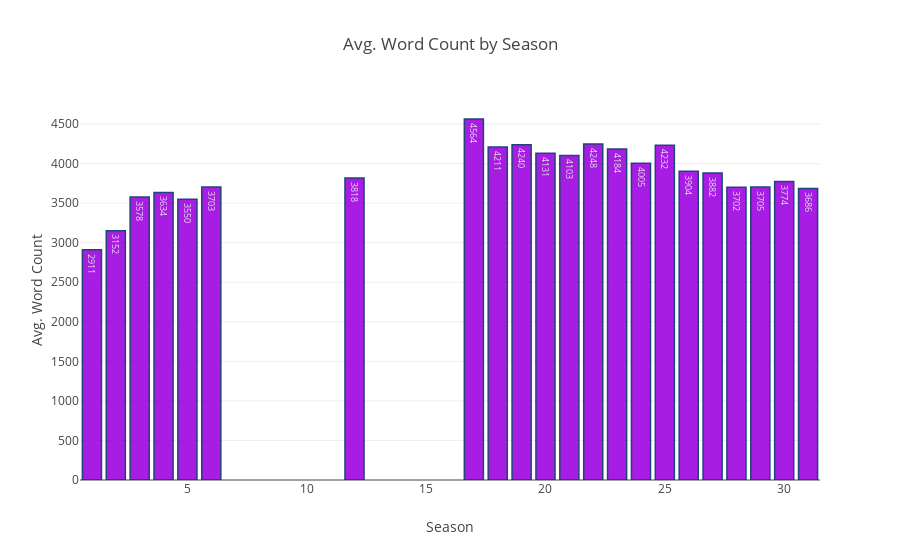

Here is the notebook cell this chart was saved with:
### Markdown cell above
### Average wordcount by season

### Code cell
season_word_sum=  df.groupby(['Season'])[['word_count']].sum()
season_avg = pd.DataFrame(round(season_word_sum['word_count']/episode_count['Episode']))
season_avg.columns = ['Episode']

x = season_avg.index
y = season_avg.Episode

data = [go.Bar(x=x,
            y=y,
              text = y,
               textposition = 'auto',
               textfont = dict(color = 'rgb(225,225,225)'),
                  marker=dict(
        color='rgb(158,5,225)',
        line=dict(
            color='rgb(10,48,107)',
            width=1.5,
        )
    ),              
              opacity =.9)]
layout = go.Layout(
                   title='Avg. Word Count by Season',
                   xaxis=dict(title='Season'),
                   yaxis=dict( title='Avg. Word Count'))
fig = go.Figure(data=data, layout=layout)

iplot(fig,filename='bar-direct-labels')

### Figure 1 — Plotly figure (JSON) as saved in the notebook; plotly's stock layout.template omitted (floating-point values rounded to 4 significant figures)
{"data": [{"marker": {"color": "rgb(158,5,225)", "line": {"color": "rgb(10,48,107)", "width": 1.5}}, "opacity": 0.9, "text": [2911, 3152, 3578, 3634, 3550, 3703, 3818, 4564, 4211, 4240, 4131, 4103, 4248, 4184, 4005, 4232, 3904, 3882, 3702, 3705, 3774, 3686], "textfont": {"color": "rgb(225,225,225)"}, "textposition": "auto", "type": "bar", "uid": "1a94553a-c78a-11e8-8c6b-44032c3fe26e", "x": [1, 2, 3, 4, 5, 6, 12, 17, 18, 19, 20, 21, 22, 23, 24, 25, 26, 27, 28, 29, 30, 31], "y": [2911, 3152, 3578, 3634, 3550, 3703, 3818, 4564, 4211, 4240, 4131, 4103, 4248, 4184, 4005, 4232, 3904, 3882, 3702, 3705, 3774, 3686]}], "layout": {"title": "Avg. Word Count by Season", "xaxis": {"title": "Season"}, "yaxis": {"title": "Avg. Word Count"}}}
